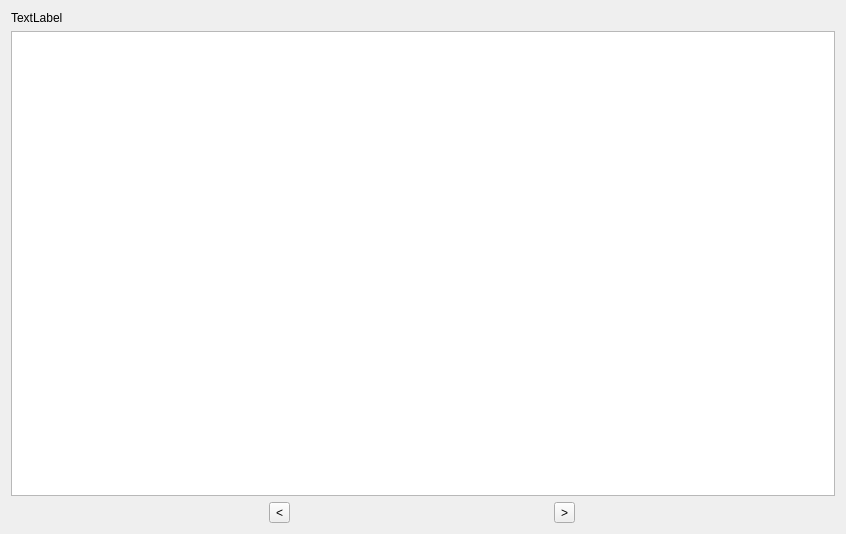
<?xml version="1.0" encoding="UTF-8"?>
<ui version="4.0">
 <class>MetadataTreeViewPage</class>
 <widget class="QWidget" name="MetadataTreeViewPage">
  <property name="geometry">
   <rect>
    <x>0</x>
    <y>0</y>
    <width>846</width>
    <height>534</height>
   </rect>
  </property>
  <property name="windowTitle">
   <string>Form</string>
  </property>
  <layout class="QVBoxLayout" name="verticalLayout">
   <item>
    <widget class="QLabel" name="fileLabel">
     <property name="text">
      <string>TextLabel</string>
     </property>
    </widget>
   </item>
   <item>
    <widget class="QTreeView" name="treeView"/>
   </item>
   <item>
    <layout class="QHBoxLayout" name="horizontalLayout">
     <item>
      <widget class="QToolButton" name="prevButton">
       <property name="text">
        <string>&lt;</string>
       </property>
      </widget>
     </item>
     <item>
      <widget class="QToolButton" name="nextButton">
       <property name="text">
        <string>&gt;</string>
       </property>
      </widget>
     </item>
    </layout>
   </item>
  </layout>
 </widget>
 <resources/>
 <connections/>
</ui>
